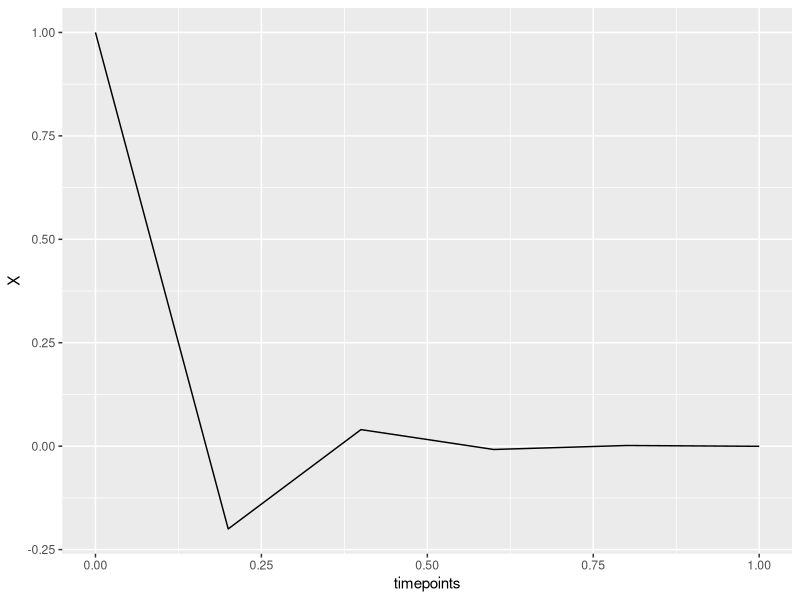
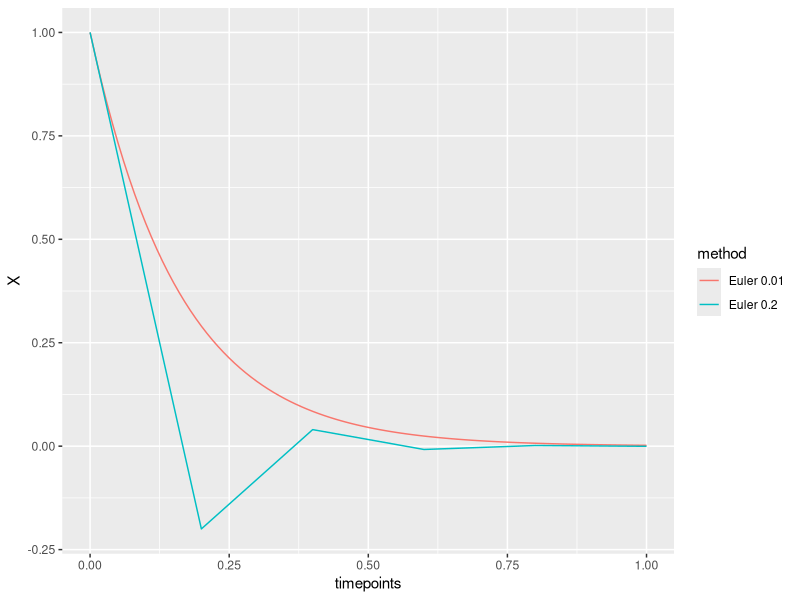
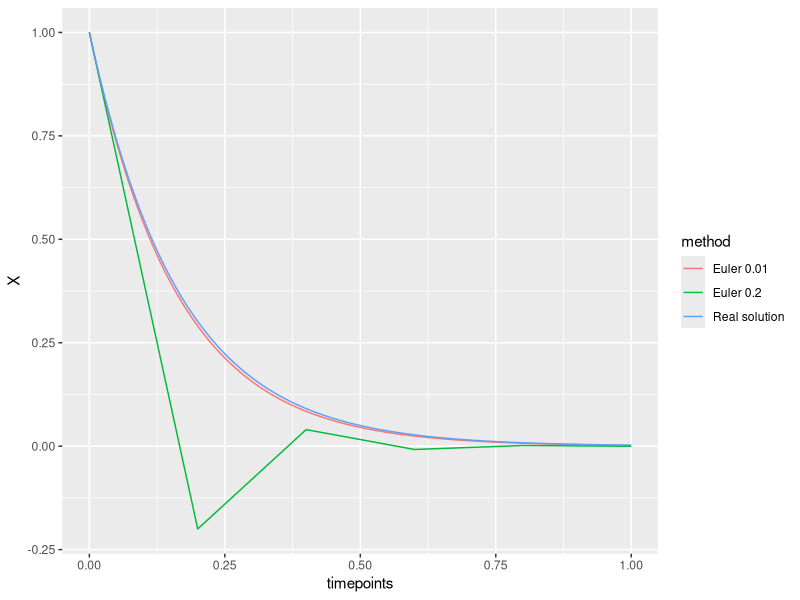
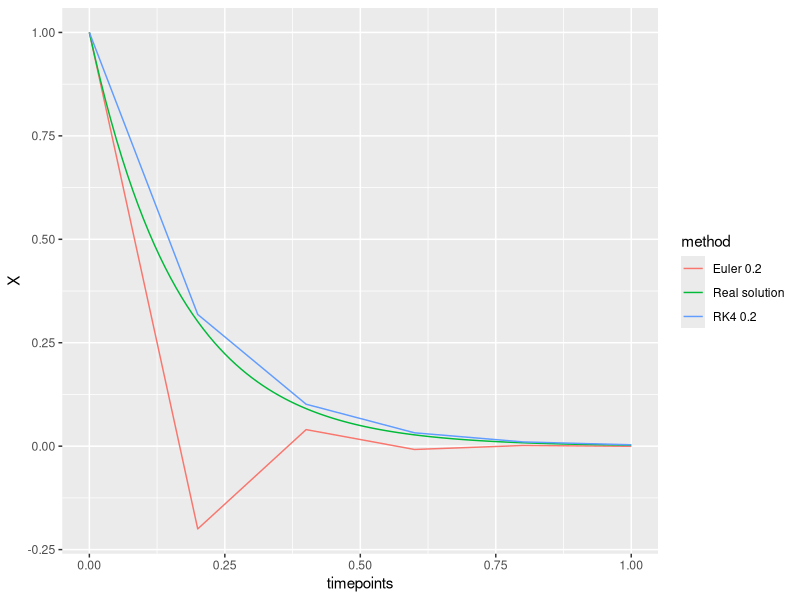

These figures' R source, in order:
## ---- chunk 1
# Set the start/end times & the Euler step size (h)
t_start <- 0 # Starting timepoint
t_end <- 1   # Ending timepoint
step_size <- 0.2 # Euler step size

# Make a vector of timepoints from start/end times using seq() function
timepoints <- seq(t_start, t_end, by = step_size) 
## ---- chunk 2
# Make an empty vector called X to hold the Euler numeric integration answers 
# for the approximation of f(X) at each timestep 
X <- rep(NA, length(timepoints)) 

# Assign the first value (initial condition) of X to be 1
X[1] <- 1 

## ---- chunk 3
# Loop over all the timepoints and calculate the next X value each time
# for the change equation: X' = -6X
for(t in 1:(length(timepoints) - 1)) {
  
  # Calculate each "next" X value by adding h times X' (plugging in the "current" X) 
  # to the current value of X
  X[t+1] <- X[t] + step_size*(-6*X[t])

}

X_solution <- data.frame(timepoints, X, method = "Euler, step size = 0.2")
## ---- chunk 4
library(tidyverse)

# Quick plot of numerically integrated equation
ggplot(data = X_solution) + geom_line(mapping = aes(x = timepoints, y = X))
## ---- chunk 5
t_start <- 0 #Starting timepoint
t_end <- 1   #Ending timepoint
step_size <- 0.01    #Euler step size

# Make a vector of timepoints from time 0 to time 1
timepoints_smallsteps <- seq(t_start, t_end, by = step_size )  

# Make an empty vector called Xnew to hold the Euler numeric integration answers 
# from our 'for' loop
X_smallsteps <- rep(NA, length(timepoints_smallsteps)) 

# Assign the first value (initial condition) of Xnew to be 1
X_smallsteps[1] <- 1 

## ---- chunk 6
# Write a unique function for calculating the Euler solution to the change equation, X' = -6X
eulerOurFunction <- function(step_size, X_initial, time_start, time_end) {
  
  # Make a vector of timepoints from time 0 to time 1
  timepoints <- seq(time_start, time_end, by = step_size) 
  
  # Make an empty vector called X to step_sizeold the Euler numeric integration answers 
  # from our 'for' loop
  X <- rep(NA, length(timepoints)) 
  
  # Assign the first value (initial condition) of X 
  X[1] <- X_initial
  
  # Loop over the timepoints and calculate X with the Euler method
  for(t in 1:(length(timepoints) - 1)) {
    X[t+1] <- X[t] + step_size*(-6*X[t])
  }
  
  # Tell the function what to return
  X_solved <- data.frame(timepoints, X, method = paste("Euler",step_size))
  return(X_solved) 
}
## ---- chunk 7
# Calculate a numerical solution X1, with h = 0.2 
LoResSolution <- eulerOurFunction(step_size = 0.2, X_initial = 1, time_start = 0, time_end = 1)

# Calculate a new numerical solution X2, with h = 0.01
HiResSolution <- eulerOurFunction(step_size = 0.01, X_initial = 1, time_start = 0, time_end = 1)

# Merge the Lo and Hi resolution answers to one dataframe for plotting
solutions <- bind_rows(LoResSolution, HiResSolution)

# Make plot that uses EulerOurFunction for two different initial conditions
ggplot(data = solutions) +
  geom_line(mapping = aes(x = timepoints, y = X, color = method))

## ---- chunk 8
# Calculate the actual f(x) for these timepoints
timepoints <- seq(0, 1, by = 0.01)
X <- exp(-6*timepoints) #e^number is represents as exp() in R

# Combine real solution with the numerical estimates
X_real <- data.frame(timepoints, X, method = "Real solution")
solutions <- bind_rows(LoResSolution, HiResSolution, X_real)

# Plot all three 
ggplot(solutions) + geom_line(mapping = aes(x = timepoints, y = X, color = method))
## ---- chunk 9
# Same initial info at Euler: step_size, start/end points
t_start <- 0 #Starting timepoint
t_end <- 1   #Ending timepoint
step_size <- 0.2 #Step size

# Make a vector of timepoints from time 0 to time 1
timepoints <- seq(t_start, t_end, by = step_size)  

# Make an empty vector called X to hold the numeric integration answers 
# from our 'for' loop
X_RK4 <- rep(NA, length(timepoints)) 

# Assign the first value (initial condition) of X to be 1
X_RK4[1] <- 1 
## ---- chunk 10
# Loop over the timepoints and solve for X using RK4 algorithm
for(t in 1:(length(timepoints) - 1)) {
  
  k1 <- -6*X_RK4[t]       #Approx. for X' at start of timestep
  x1 <- X_RK4[t] + k1*step_size/2 #Intermediate X at half a time step
  
  k2 <- -6*x1          #Approx. for X' at half a timestep
  x2 <- X_RK4[t] + k2*step_size/2  #Intermediate X at half a time step (using better k2)
  
  k3 <- -6*x2       #Approx. derivative at the new intermediate value
  x3 <- X_RK4[t] + k3*step_size #Endpoint value across whole timestep, h
  
  k4 <- -6*x3 #Approx. derivative at the endpoint value (end of timestep)
  
  # Approx. solution for next X value at n+1: weighted average of the four intermediate k solutions
  # Double-weight to the k2 and k3 steps, which are better because they're between start/end points.
  X_RK4[t+1] <- X_RK4[t] + (k1 + 2*k2 + 2*k3 + k4)*step_size / 6 
}

LoResRK4 <- data.frame(timepoints, X = X_RK4, method = "RK4 0.2")
## ---- chunk 11
# Combine data frames for Euler & RK4 lo-res solutions and real f(x)
Euler_RK4_compare <- bind_rows(LoResSolution, LoResRK4, X_real)

# Plot Euler function calculation as:
ggplot(data = Euler_RK4_compare) + geom_line(mapping = aes(x = timepoints, y = X, color = method))

